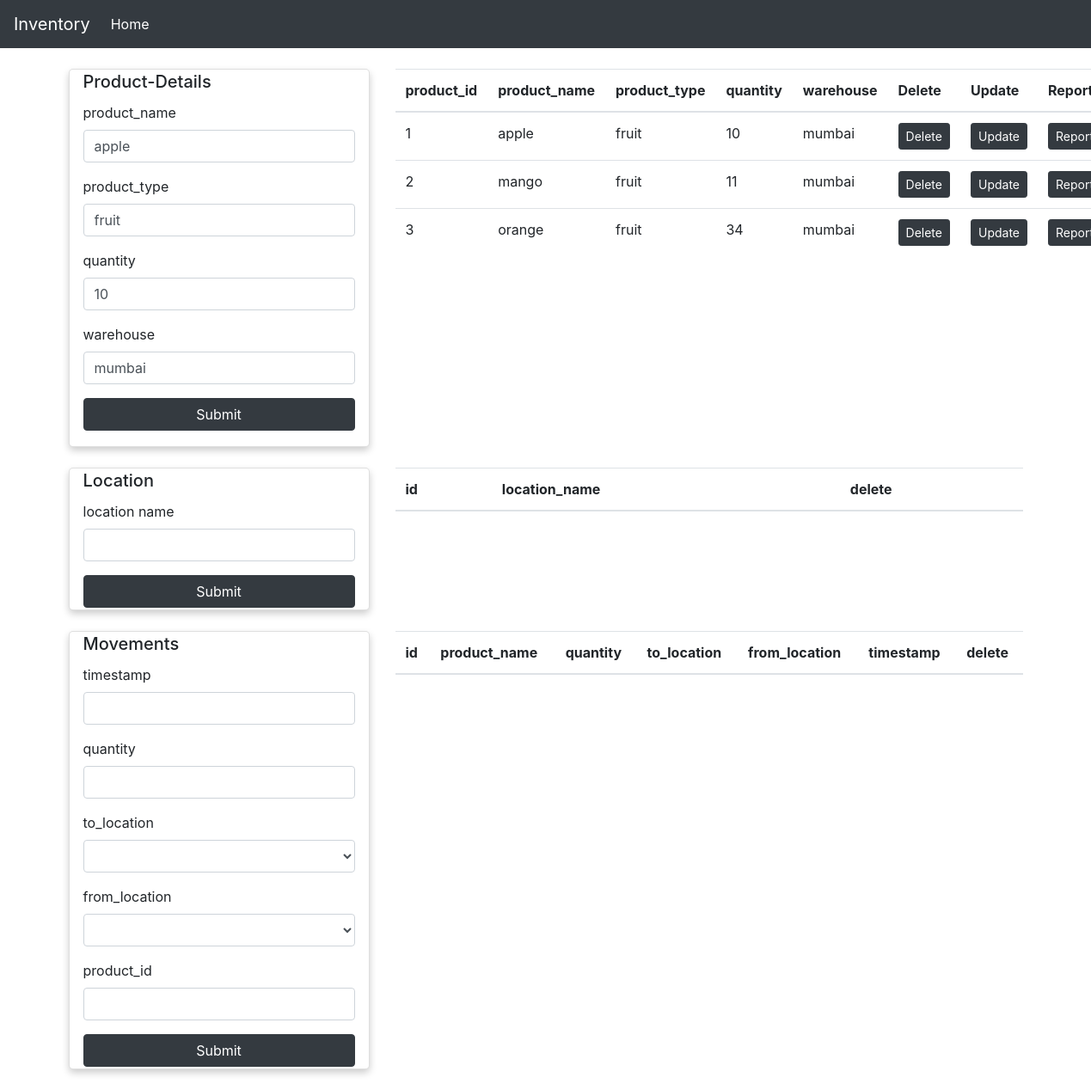
Before: /update_product/1 with the older database file.
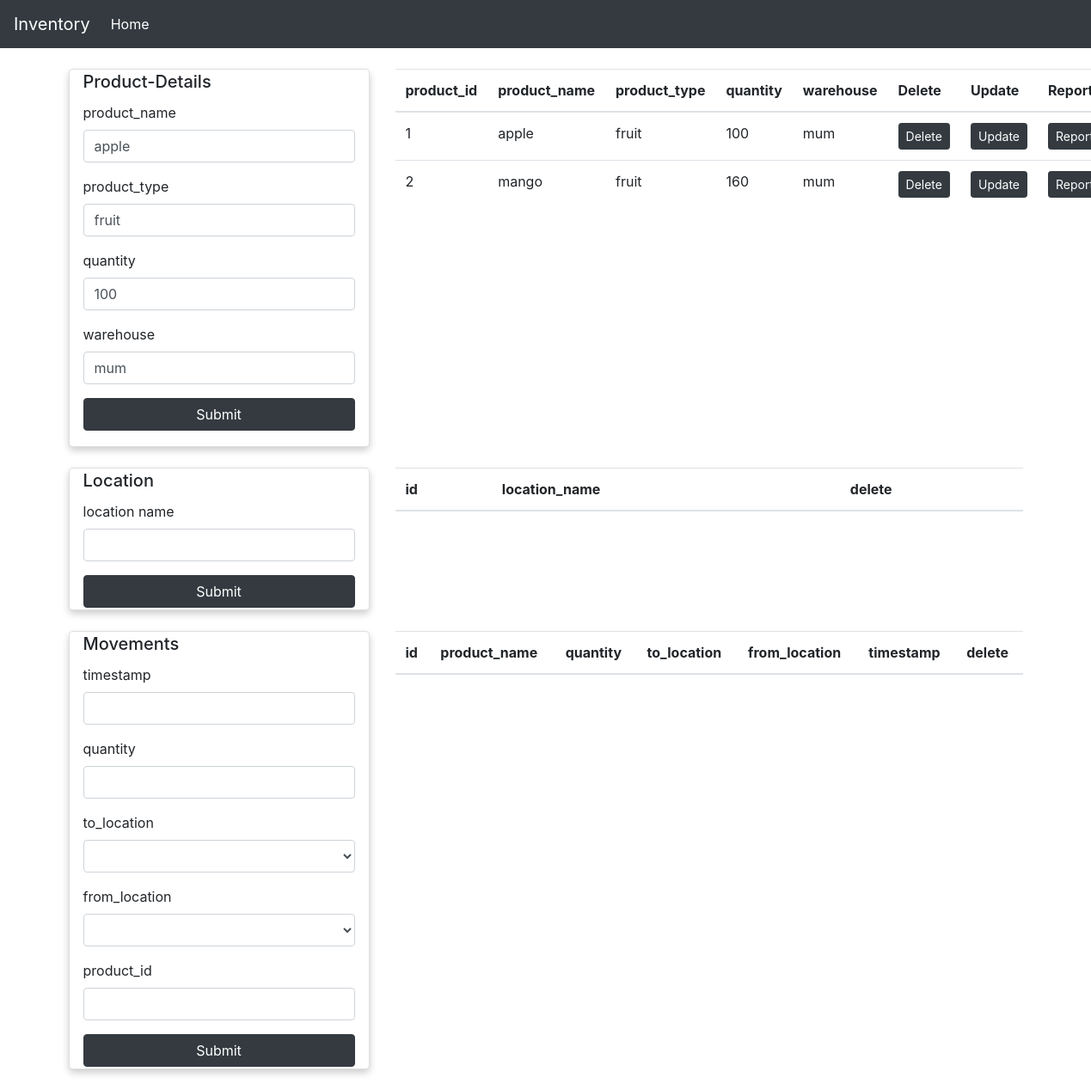
After: the same page with the newer database file.
### app.py (models this page shows)
class User1(db.Model):
    id = db.Column(db.Integer,primary_key=True, autoincrement=True)
    product_name = db.Column(db.String(200))
    product_type = db.Column(db.String(200))
    quantity = db.Column(db.String(200))
    warehouse = db.Column(db.String(200))
    movements = db.relationship('Movement', backref="user2")

### app.py (the view)
@app.route('/update_product/<int:id>',methods=["GET","POST"])
def update_product(id):
    user = User1.query.get_or_404(id)
    if request.method == 'POST':
        user.id = request.form['id']
        user.product_name = request.form['product_name']
        user.product_type = request.form['product_type']
        user.quantity = request.form['quantity']
        user.warehouse = request.form['warehouse']
        db.session.commit()
        return redirect('/')
    else:
        user1s = User1.query.all()
        page ='updatehome'
        return render_template('home.html',page=page,user1s=user1s,user=user)

### templates/home.html (shortened to what this page needs)
{% extends 'index.html' %}
{% block content %}
<br>
<div class="row">
    <div class="col-lg-4">
        <div class="card" >
            <h5 class="card-title">Product-Details</h5>
            {% if page == 'updatehome' %}
            <form action="/update_product/{{user.id}}" method="POST" class="form-group">
            {% endif %}
            <div class="form-group">
                <label for="">product_name</label>
                <input type="text" name="product_name" class="form-control" value={{user.product_name}}>
            </div>
            <div class="form-group">
                <label for="">product_type</label>
                <input type="text" name="product_type" class="form-control" value={{user.product_type}}>
            </div>
            <div class="form-group">
                <label for="">quantity</label>
                <input type="text" name="quantity" class="form-control" value={{user.quantity}}>
            </div>
            <div class="form-group">
                <label for="">warehouse</label>
                <input type="text" name="warehouse" class="form-control" value={{user.warehouse}}>
            </div>
            <button class="btn btn-block btn-dark">Submit</button>
            </form>
        </div>
    </div>
    <div class="col-lg-8">
        <table class="table">
            <thead>
                <th>product_id</th>
                <th>product_name</th>
                <th>product_type</th>
                <th>quantity</th>
                <th>warehouse</th>
                <th>Delete</th>
                <th>Update</th>
                <th>Report</th>
            </thead>
            <tbody>
                {% for i in user1s %}
                <tr>
                    <td>{{ i.id }}</td>
                    <td>{{ i.product_name }}</td>
                    <td>{{ i.product_type }}</td>
                    <td>{{ i.quantity }}</td>
                    <td>{{ i.warehouse }}</td>
                    <td>
                        <a href='/delete_product/{{i.id}}' class="btn btn-sm btn-dark">Delete</a>
                    </td>
                    <td>
                        <a href='/update_product/{{i.id}}' class="btn btn-sm btn-dark">Update</a>
                    </td>
                    <td>
                        <a href='/report/{{i.id}}' class="btn btn-sm btn-dark">Report</a>
                    </td>
                </tr>
                {% endfor %}
            </tbody>
        </table>
    </div>
</div>
<br>
<div class="row">
    <div class="col-lg-4">
        <div class="card" >
            <h5 class="card-title">Location</h5>
            <form method="POST" action="/add_location">
                <div class="form-group">
                    <label for="">location name</label>
                    <input type="text" name="location_name" class="form-control" >
                </div>
                <button class="btn btn-block btn-dark">Submit</button>
            </form>
        </div>
    </div>
    <div class="col-lg-8">
        <table class="table">
            <thead>
                <th>id</th>
                <th>location_name</th>
                <th>delete</th>
            </thead>
        </table>
    </div>
</div>
<br>
<div class="row">
    <div class="col-lg-4">
        <div class="card" >
            <h5 class="card-title">Movements</h5>
            <form method="POST" action="/add_movement">
                <div class="form-group">
                    <label for="">timestamp</label>
                    <input type="text" name="timestamp" class="form-control" >
                </div>
                <div class="form-group">
                    <label for="">quantity</label>
                    <input type="text" name="quantity" class="form-control" >
                </div>
                <div class="form-group">
                    <label for="">to_location</label>
                    <select class="form-control" name="to_location" id="to_location">
                    </select>
                </div>
                <div class="form-group">
                    <label for="">from_location</label>
                    <select class="form-control" name="from_location" id="from_location">
                    </select>
                </div>
                <div class="form-group">
                    <label for="">product_id</label>
                    <input type="text" name="product_id" class="form-control" >
                </div>
                <button class="btn btn-block btn-dark">Submit</button>
            </form>
        </div>
    </div>
    <div class="col-lg-8">
        <table class="table">
            <thead>
                <th>id</th>
                <th>product_name</th>
                <th>quantity</th>
                <th>to_location</th>
                <th>from_location</th>
                <th>timestamp</th>
                <th>delete</th>
            </thead>
        </table>
    </div>
</div>
<br>
{% endblock %}

### templates/index.html (shortened to what this page needs)
<!DOCTYPE html>
<html lang="en">
<head>
    <link rel="stylesheet" href="https://stackpath.bootstrapcdn.com/bootstrap/4.3.1/css/bootstrap.min.css">    <title>Document</title>
    <link rel="stylesheet" href="/Include/css/style.css" />
</head>
<body>
    <nav class="navbar navbar-expand-lg navbar-dark bg-dark">
        <a class="navbar-brand" href="#">Inventory</a>
        <div class="collapse navbar-collapse" id="navbarNavAltMarkup">
          <div class="navbar-nav">
            <a class="nav-item nav-link active" href="#">Home <span class="sr-only">(current)</span></a>
          </div>
        </div>
      </nav>
    <div class="container">
    {% block content %}{% endblock %}
</div>
</body>
</html>

### Include/css/style.css (style rules this page uses)
.card { box-shadow: 0 4px 8px 0 rgba(0,0,0,0.2); transition: 0.3s; border-radius: 5px; padding: 2px 16px; }

Changed rows visible on the page:
removed User1: id "3", product_name "orange", product_type "fruit", quantity "34", warehouse "mumbai"
changed User1 "apple": quantity "10" → "100"; warehouse "mumbai" → "mum"
changed User1 "mango": quantity "11" → "160"; warehouse "mumbai" → "mum"
